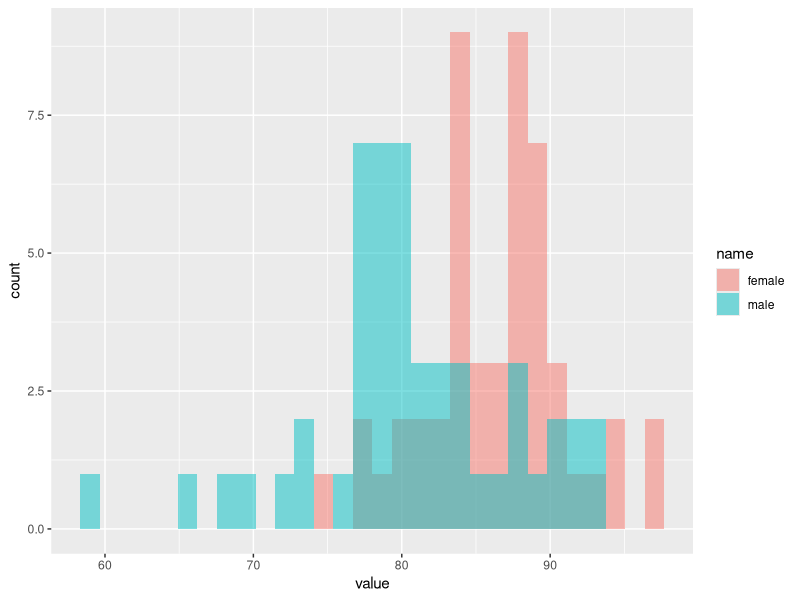
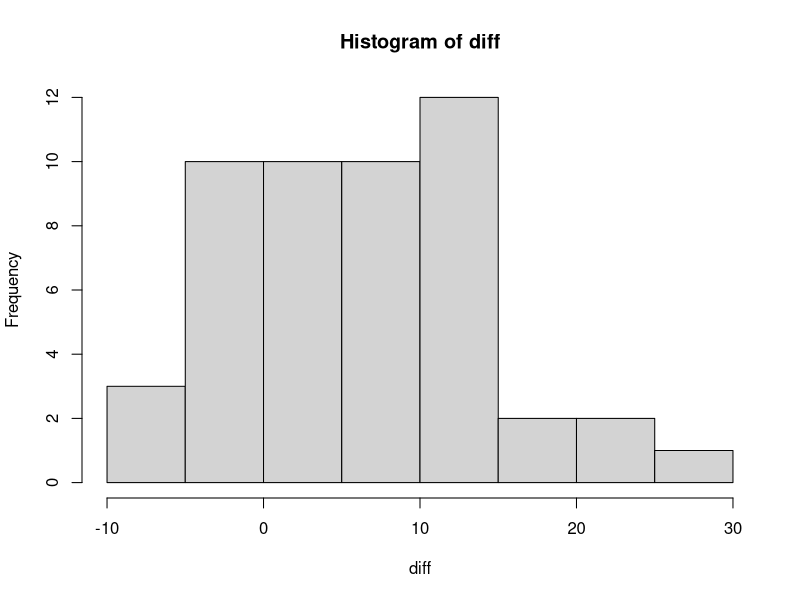
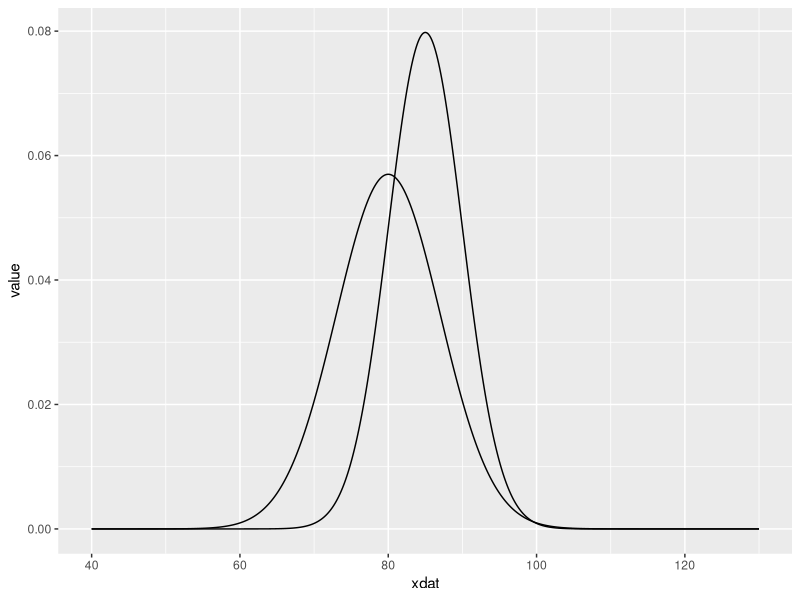
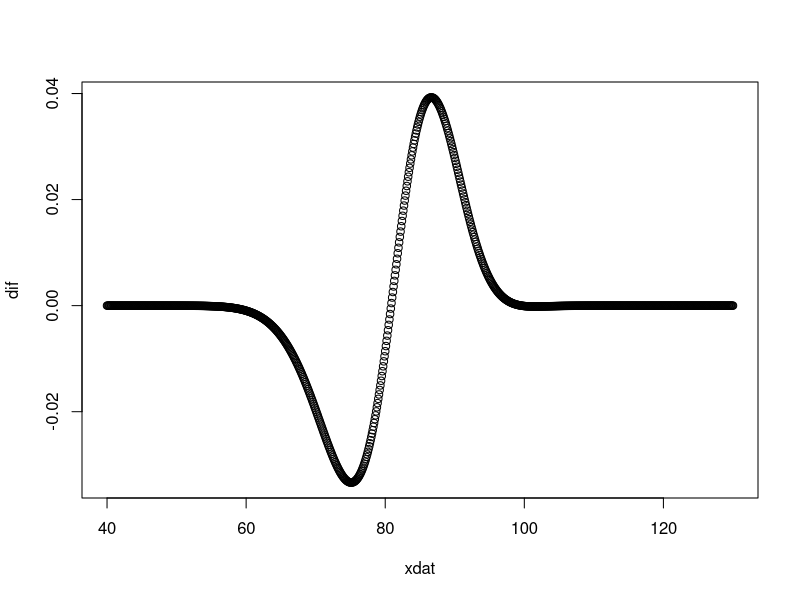
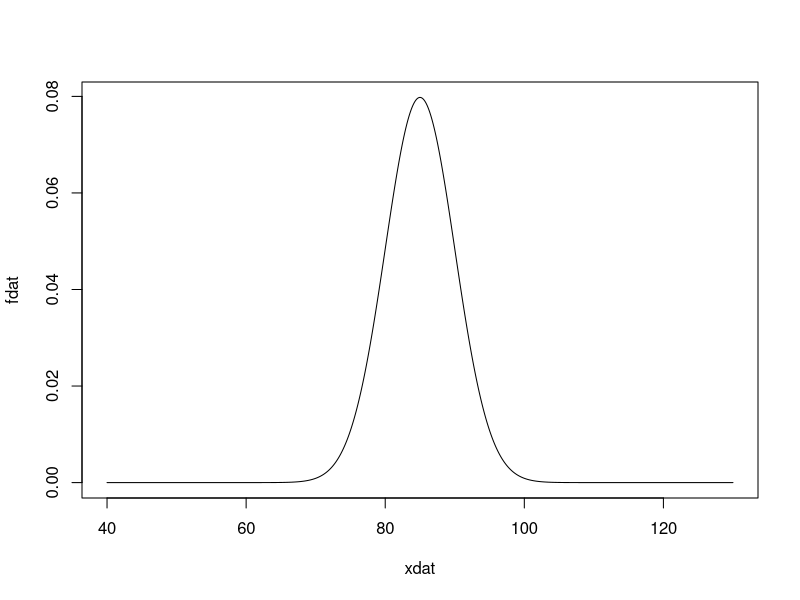
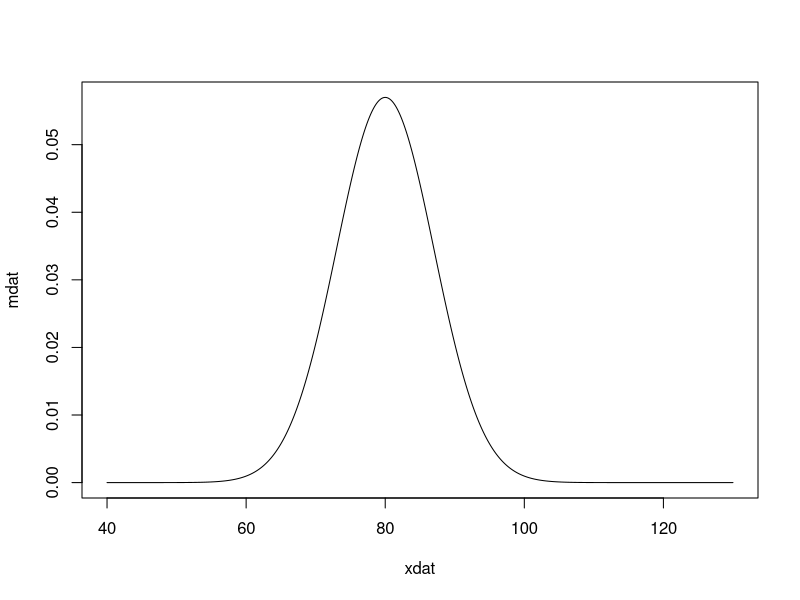
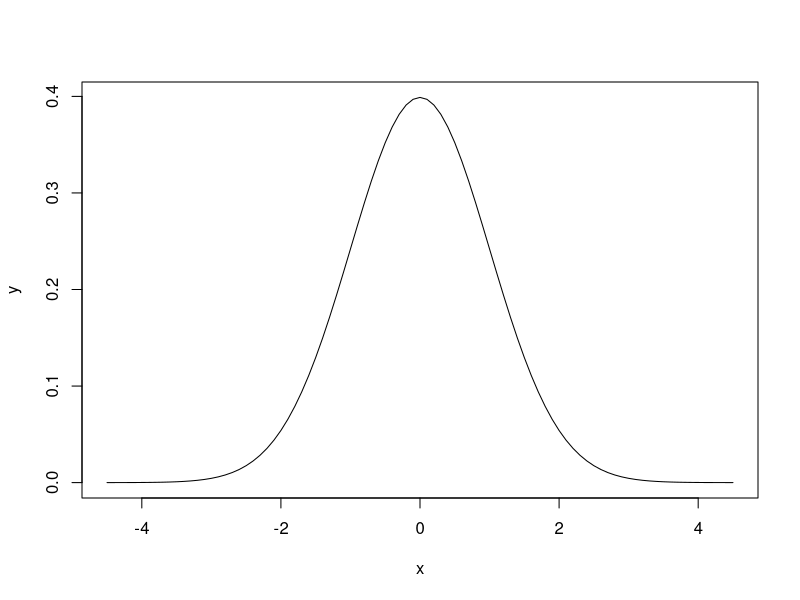

Generate these figures, in order, with R:
library(tidyr)
library(ggplot2)
female<-rnorm(50,mean=85,sd=5)
male<-rnorm(50, mean=80, sd=7)
binddat<-data.frame(cbind(female,male)) %>% tidyr::pivot_longer(cols=c('female','male'))
ggplot(data=binddat,aes(x=value,fill=name))+geom_histogram(position='identity',alpha=0.5)

diff<-female-male
hist(diff)

xdat<-seq(40,130,0.1)
fdat<-dnorm(xdat, mean=85, sd=5)
mdat<-dnorm(xdat, mean=80, sd=7)

gdat<-data.frame(cbind(xdat,fdat,mdat)) %>% tidyr::pivot_longer(cols=c('fdat','mdat'))
ggplot(data=gdat, aes(x=xdat, y=value,fill=name))+geom_line()

dif<-fdat-mdat
plot(xdat,dif)

plot(xdat,fdat,type='line')
plot(xdat,mdat,type='line')

x=seq(-4.5,4.5,0.1)
y=dnorm(x,mean=0,sd=1)
plot(x,y,type='line')
